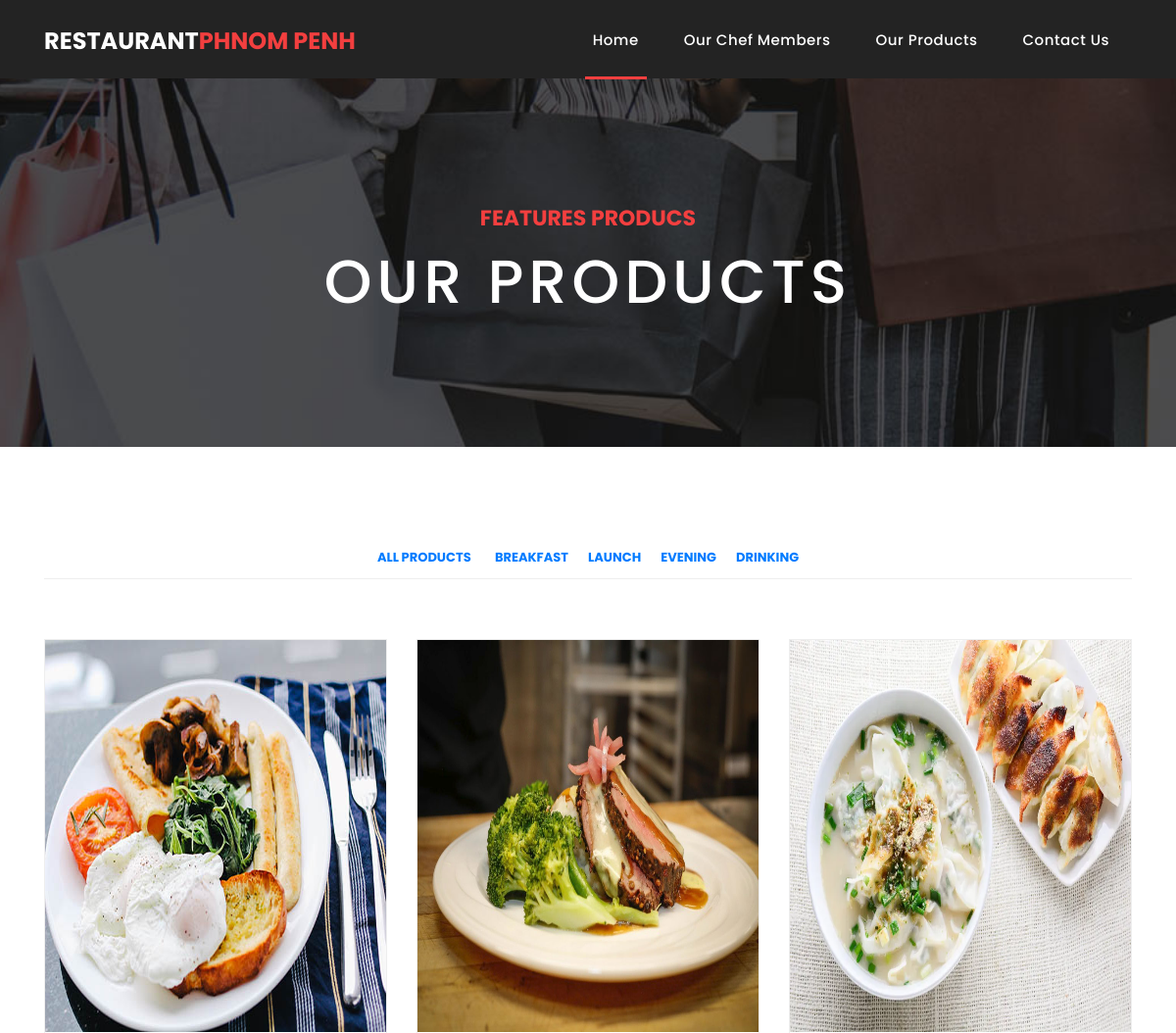
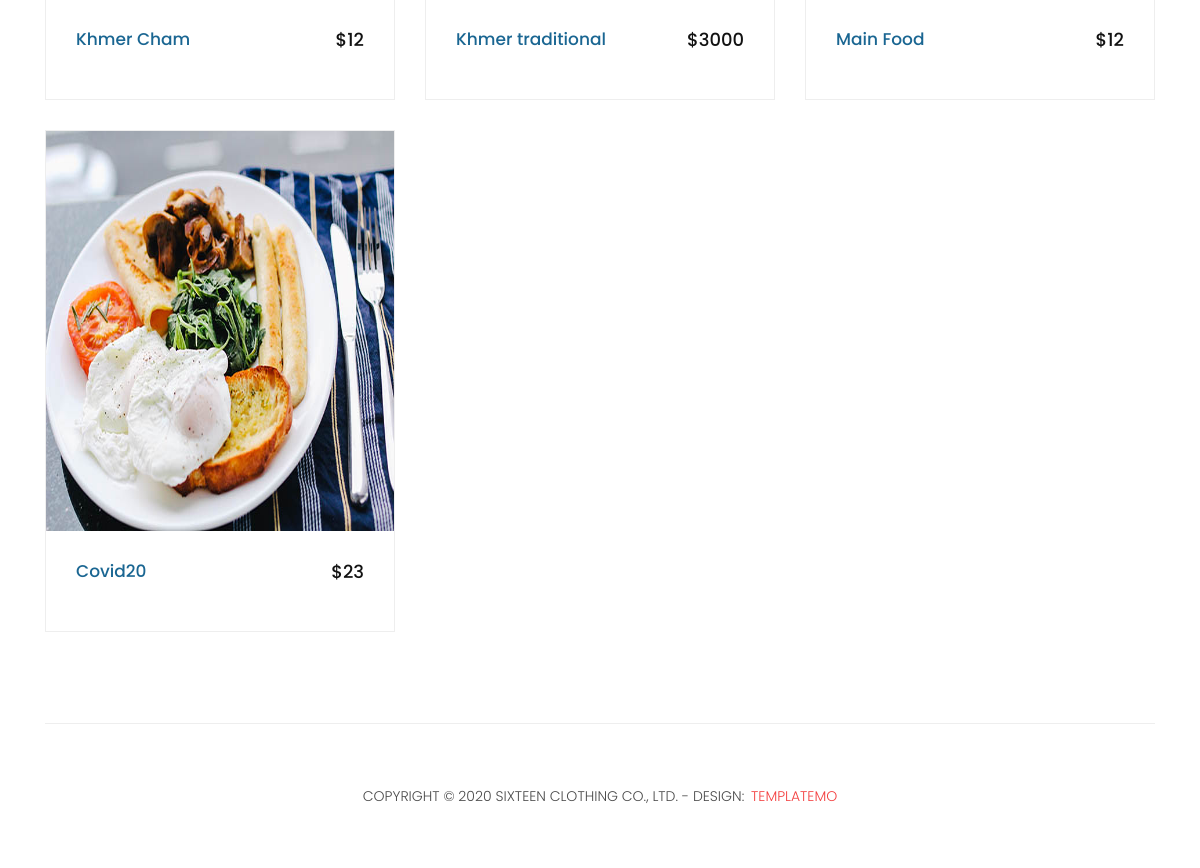
The app's page /frontend/products.php?catID=1 with its own data (2 pictures, top to bottom).
### tables this page shows
CREATE TABLE `category` (
  `cate_id` int(11) NOT NULL,
  `cate_name` varchar(110) NOT NULL
);

CREATE TABLE `item` (
  `item_id` int(11) NOT NULL,
  `item_name` varchar(100) NOT NULL,
  `item_price` int(100) NOT NULL,
  `item_image` varchar(100) NOT NULL,
  `item_detail` varchar(200) NOT NULL,
  `cate_brand_id` int(11) NOT NULL
);

### frontend/products.php (the view, shortened to what this page needs)
<?php
  include '../backend/pages/conn.php';
?>
<!DOCTYPE html>
<html lang="en">
  <head>
    <link href="vendor/bootstrap/css/bootstrap.min.css" rel="stylesheet">
    <link rel="stylesheet" href="assets/css/fontawesome.css">
    <link rel="stylesheet" href="assets/css/templatemo-sixteen.css">
    <link rel="stylesheet" href="assets/css/owl.css">
  </head>
  <body>
  <?php
    include 'menu.php';
  ?>
    <div class="page-heading products-heading header-text">
      <div class="container">
        <div class="row">
          <div class="col-md-12">
            <div class="text-content">
              <h4>Features producs</h4>
              <h2>Our products</h2>
            </div>
          </div>
        </div>
      </div>
    </div>
    <div class="products">
      <div class="container">
        <div class="row">
          <div class="col-md-12">
            <div class="filters">
              <ul>
                  <li class="active" data-filter="*"><a href="products.php">All Products</a></li>
                  <?php
                $categories="SELECT*FROM category ";
                  $result=$conn->query($categories) or die($conn->error);;
                  while ($row=$result->fetch_assoc())
                  {
                    echo '<li data-filter=".des"><a  class="treeview-item" href="products.php?catID='.$row['cate_id'].'"> '.$row['cate_name'].' </a></li>';
                  }
              ?>
              </ul>
            </div>
          </div>
          <div class="col-md-12">
              <!-- <?php
              if(!isset($_REQUEST['catID'])){
                $stBrand = "SELECT * FROM brand ";
                $qrBrand = $conn->query($stBrand);
                while($rowBrand = $qrBrand->fetch_assoc()){
                  echo '
                  <div class="col-md-2">
                    <a href="products.php?brandID='.$rowBrand['brand_id'].'">
                      <img src="../backend/pages/images/brands/'.$rowBrand['brand_logo'].'" width="100" height="100"/>
                    </a>
                  </div>
                  ';
                }
              }
              else{
                $catID = $_REQUEST['catID'];
              }
              ?> -->
          </div>
          <div class="col-md-12">
            <div class="filters-content">
                <div class="row grid">
                  <?php
                    if(isset($_REQUEST['catID'])){
                      if(isset($_REQUEST['brandID'])){
                        $brandID = $_REQUEST['brandID'];
                        $stProduct ="SELECT * FROM `item` WHERE cate_brand_id IN (SELECT cate_brand_id FROM cate_brand WHERE cate_id=$catID AND brandID=$brandID)";
                      }
                      else{
                        $stProduct ="SELECT * FROM `item` WHERE cate_brand_id IN (SELECT cate_brand_id FROM cate_brand WHERE cate_id=$catID)";
                      }
                    }
                    $qrProduct = $conn->query($stProduct);
                    while($rowProduct = $qrProduct->fetch_assoc()){
                      $totalChar = strlen($rowProduct['item_name']);
                      if($totalChar>22) $proName = substr($rowProduct['item_name'],0,22) .'...';
                      else $proName = $rowProduct['item_name'];
                      echo '
                      <div class="col-lg-4 col-md-4 all des">
                        <div class="product-item">
                          <a href="products_detail.php?itemID='.$rowProduct['item_id'].'"><img src="../backend/pages/images/products/'.$rowProduct['item_image'].'" alt="" width="300" height="400"></a>
                          <div class="down-content">
                            <a href="products.php?itemID='.$rowProduct['item_id'].'"><h4> '.$proName.' </h4></a>
                            <h6>$'.$rowProduct['item_price'].'</h6>
                          </div>
                        </div>
                      </div>
                      ';
                    }
                    ?>
                </div>
            </div>
          </div>
        </div>
      </div>
    </div>
    <footer>
      <div class="container">
        <div class="row">
          <div class="col-md-12">
            <div class="inner-content">
              <p>Copyright &copy; 2020 Sixteen Clothing Co., Ltd.
            - Design: <a rel="nofollow noopener" href="https://templatemo.com" target="_blank">TemplateMo</a></p>
            </div>
          </div>
        </div>
      </div>
    </footer>
  </body>
</html>

### frontend/assets/css/templatemo-sixteen.css (style rules this page uses)
body { font-family: 'Poppins', sans-serif; overflow-x: hidden; text-rendering: optimizeLegibility; -webkit-font-smoothing: antialiased; -moz-osx-font-smoothing: grayscale; }
p { margin-bottom: 0px; font-size: 14px; font-weight: 300; color: #4a4a4a; line-height: 24px; }
a { text-decoration: none!important; }
ul { padding: 0; margin: 0; list-style: none; }
h1,h2,h3,h4,h5,h6 { margin: 0px; }
.products-heading { background-image: url(../images/products-heading.jpg); }
.page-heading { padding: 210px 0px 130px 0px; text-align: center; background-position: center center; background-repeat: no-repeat; background-size: cover; }
.page-heading .text-content h4 { color: #f33f3f; font-size: 22px; text-transform: uppercase; font-weight: 700; margin-bottom: 15px; }
.page-heading .text-content h2 { color: #fff; font-size: 62px; text-transform: uppercase; letter-spacing: 5px; }
.product-item { border: 1px solid #eee; margin-bottom: 30px; }
.product-item .down-content { padding: 30px; position: relative; }
.product-item img { width: 100%; overflow: hidden; }
.product-item .down-content h4 { font-size: 17px; color: #1a6692; margin-bottom: 20px; }
.product-item .down-content h6 { position: absolute; top: 30px; right: 30px; font-size: 18px; color: #121212; }
footer { text-align: center; }
footer .inner-content { border-top: 1px solid #eee; margin-top: 60px; padding: 60px 0px; }
footer .inner-content p { text-transform: uppercase; }
footer .inner-content p a { color: #f33f3f; margin-left: 3px; }
.products { margin-top: 100px; }
.products .filters { text-align: center; border-bottom: 1px solid #eee; padding-bottom: 10px; margin-bottom: 60px; }
.products .filters li { text-transform: uppercase; font-size: 13px; font-weight: 700; color: #121212; display: inline-block; margin: 0px 10px; transition: all .3s; cursor: pointer; }
.products .filters ul li.active, .products .filters ul li:hover { color: #f33f3f; }

### records on screen
category: cate_name "BREAKFAST"
category: cate_name "LAUNCH"
category: cate_name "EVENING"
category: cate_name "DRINKING"
item: item_image (picture), item_name "Khmer Cham", item_price "12"
item: item_image (picture), item_name "Khmer traditional", item_price "3000"
item: item_image (picture), item_name "Main Food", item_price "12"
item: item_image (picture), item_name "Covid20", item_price "23"
